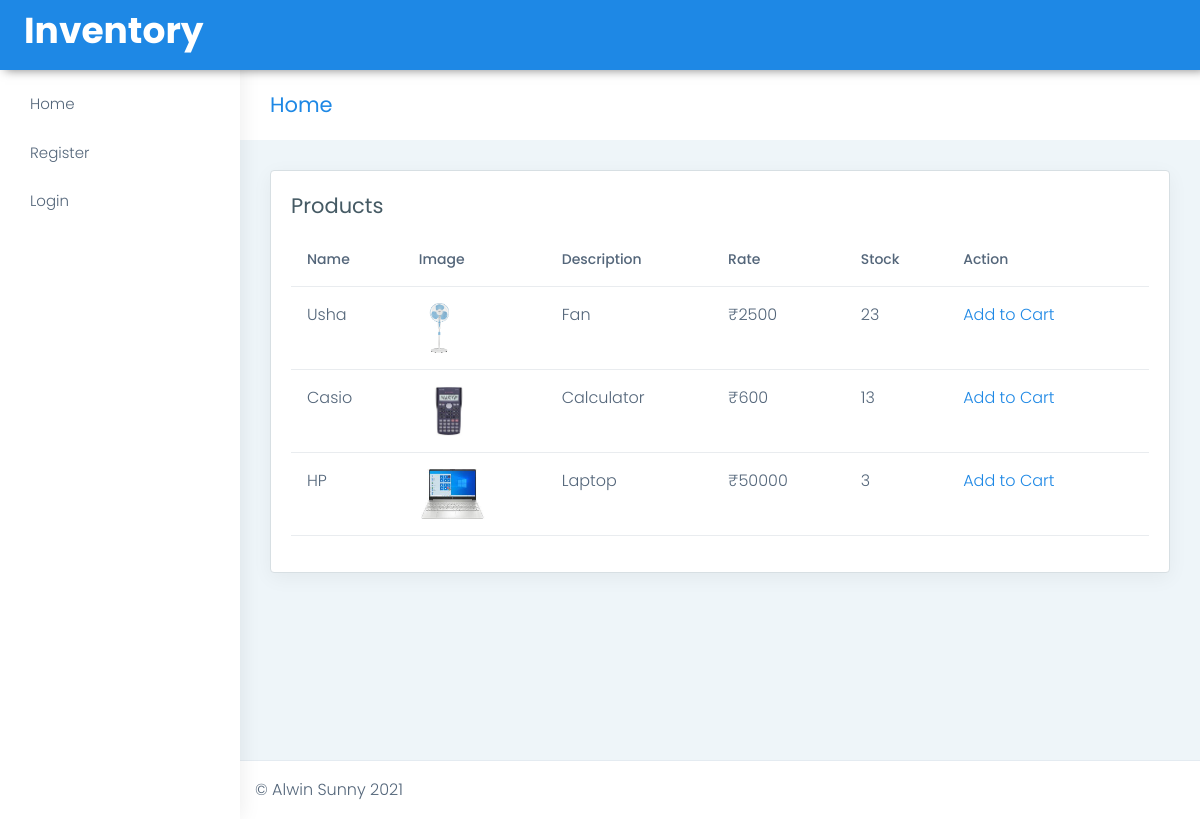
The page / on the database its author committed.
### tables this page shows
CREATE TABLE `tbl_product` (
  `product_id` int(11) NOT NULL,
  `product_name` varchar(25) NOT NULL,
  `product_img` varchar(255) NOT NULL,
  `product_desc` varchar(255) NOT NULL,
  `product_rate` int(11) NOT NULL,
  `product_stock` int(11) NOT NULL
);

### index.php (the view, shortened to what this page needs)
<?php
include("header.php");
?>
<div class="page-breadcrumb">
    <div class="row align-items-center">
        <div class="col-md-6 col-8 align-self-center">
            <h3 class="page-title mb-0 p-0">Home</h3>
        </div>
    </div>
</div>
<div class="container-fluid">
    <div class="col-sm-12">
        <div class="card">
            <div class="card-body">
                <h4 class="card-title">Products</h4>
                <div class="table-responsive">
                    <table class="table user-table">
                        <thead>
                            <tr>
                                <th class="border-top-0">Name</th>
                                <th class="border-top-0">Image</th>
                                <th class="border-top-0">Description</th>
                                <th class="border-top-0">Rate</th>
                                <th class="border-top-0">Stock</th>
                                <th class="border-top-0">Action</th>
                            </tr>
                        </thead>
                        <tbody>
                            <?php
                            include('config.php');
                            $sql = "SELECT * FROM tbl_product";
                            $result = mysqli_query($conn, $sql);
                            if (mysqli_num_rows($result) > 0) {
                                while ($row = mysqli_fetch_assoc($result)) {
                                    echo "<tr><td>" . $row['product_name'] . "</td>";
                                    echo "<td><img src='images/" . $row['product_img'] . "' height='50px'></td>";
                                    echo "<td>" . $row['product_desc'] . "</td>";
                                    echo "<td>₹" . $row['product_rate'] . "</td>";
                                    echo "<td>" . $row['product_stock'] . "</td>";
                                    echo "<td>";
                                    echo "<a href='user/cart.php?product_id=" . $row['product_id'] . "'>Add to Cart</a>&emsp;";
                                    echo "</td></tr>";
                                }
                            } else {
                                echo "0 results";
                            }
                            ?>
                        </tbody>
                    </table>
                </div>
            </div>
        </div>
    </div>
</div>
<?php
include("footer.php");
?>

### rows shown on the page
tbl_product: product_name "Usha", product_img (picture), product_desc "Fan", product_rate "2500", product_stock "23"
tbl_product: product_name "Casio", product_img (picture), product_desc "Calculator", product_rate "600", product_stock "13"
tbl_product: product_name "HP", product_img (picture), product_desc "Laptop", product_rate "50000", product_stock "3"
